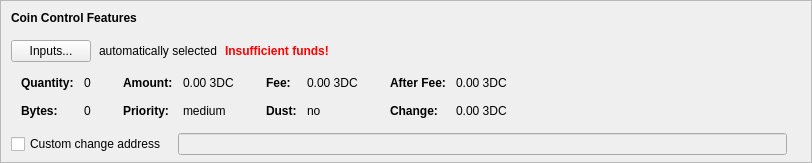
    <widget class="QFrame" name="frameCoinControl">
     <property name="sizePolicy">
      <sizepolicy hsizetype="Expanding" vsizetype="Expanding">
       <horstretch>0</horstretch>
       <verstretch>0</verstretch>
      </sizepolicy>
     </property>
     <property name="maximumSize">
      <size>
       <width>16777215</width>
       <height>16777215</height>
      </size>
     </property>
     <property name="frameShape">
      <enum>QFrame::StyledPanel</enum>
     </property>
     <property name="frameShadow">
      <enum>QFrame::Sunken</enum>
     </property>
     <layout class="QVBoxLayout" name="verticalLayoutCoinControl2">
      <property name="spacing">
       <number>0</number>
      </property>
      <property name="leftMargin">
       <number>0</number>
      </property>
      <property name="topMargin">
       <number>0</number>
      </property>
      <property name="rightMargin">
       <number>0</number>
      </property>
      <property name="bottomMargin">
       <number>6</number>
      </property>
      <item>
       <layout class="QVBoxLayout" name="verticalLayoutCoinControl" stretch="0,0,0,0,1">
        <property name="spacing">
         <number>0</number>
        </property>
        <property name="leftMargin">
         <number>10</number>
        </property>
        <property name="topMargin">
         <number>10</number>
        </property>
        <item>
         <layout class="QHBoxLayout" name="horizontalLayoutCoinControl1">
          <property name="bottomMargin">
           <number>15</number>
          </property>
          <item>
           <widget class="QLabel" name="labelCoinControlFeatures">
            <property name="sizePolicy">
             <sizepolicy hsizetype="Preferred" vsizetype="Maximum">
              <horstretch>0</horstretch>
              <verstretch>0</verstretch>
             </sizepolicy>
            </property>
            <property name="font">
             <font>
              <weight>75</weight>
              <bold>true</bold>
             </font>
            </property>
            <property name="styleSheet">
             <string notr="true">font-weight:bold;</string>
            </property>
            <property name="text">
             <string>Coin Control Features</string>
            </property>
           </widget>
          </item>
         </layout>
        </item>
        <item>
         <layout class="QHBoxLayout" name="horizontalLayoutCoinControl2" stretch="0,0,0,0">
          <property name="spacing">
           <number>8</number>
          </property>
          <property name="bottomMargin">
           <number>10</number>
          </property>
          <item>
           <widget class="QPushButton" name="pushButtonCoinControl">
            <property name="styleSheet">
             <string notr="true"/>
            </property>
            <property name="text">
             <string>Inputs...</string>
            </property>
            <property name="autoDefault">
             <bool>false</bool>
            </property>
           </widget>
          </item>
          <item>
           <widget class="QLabel" name="labelCoinControlAutomaticallySelected">
            <property name="text">
             <string>automatically selected</string>
            </property>
            <property name="margin">
             <number>5</number>
            </property>
           </widget>
          </item>
          <item>
           <widget class="QLabel" name="labelCoinControlInsuffFunds">
            <property name="font">
             <font>
              <weight>75</weight>
              <bold>true</bold>
             </font>
            </property>
            <property name="styleSheet">
             <string notr="true">color:red;font-weight:bold;</string>
            </property>
            <property name="text">
             <string>Insufficient funds!</string>
            </property>
            <property name="margin">
             <number>5</number>
            </property>
           </widget>
          </item>
          <item>
           <spacer name="horizontalSpacerCoinControl">
            <property name="orientation">
             <enum>Qt::Horizontal</enum>
            </property>
            <property name="sizeHint" stdset="0">
             <size>
              <width>40</width>
              <height>1</height>
             </size>
            </property>
           </spacer>
          </item>
         </layout>
        </item>
        <item>
         <widget class="QWidget" name="widgetCoinControl" native="true">
          <property name="sizePolicy">
           <sizepolicy hsizetype="Preferred" vsizetype="Preferred">
            <horstretch>0</horstretch>
            <verstretch>0</verstretch>
           </sizepolicy>
          </property>
          <property name="minimumSize">
           <size>
            <width>0</width>
            <height>0</height>
           </size>
          </property>
          <property name="styleSheet">
           <string notr="true"/>
          </property>
          <layout class="QHBoxLayout" name="horizontalLayoutCoinControl5">
           <property name="leftMargin">
            <number>0</number>
           </property>
           <property name="topMargin">
            <number>0</number>
           </property>
           <property name="rightMargin">
            <number>0</number>
           </property>
           <property name="bottomMargin">
            <number>0</number>
           </property>
           <item>
            <layout class="QHBoxLayout" name="horizontalLayoutCoinControl3" stretch="0,0,0,1">
             <property name="spacing">
              <number>20</number>
             </property>
             <property name="topMargin">
              <number>0</number>
             </property>
             <property name="bottomMargin">
              <number>10</number>
             </property>
             <item>
              <layout class="QFormLayout" name="formLayoutCoinControl1">
               <property name="horizontalSpacing">
                <number>10</number>
               </property>
               <property name="verticalSpacing">
                <number>14</number>
               </property>
               <property name="leftMargin">
                <number>10</number>
               </property>
               <property name="topMargin">
                <number>4</number>
               </property>
               <property name="rightMargin">
                <number>6</number>
               </property>
               <item row="0" column="0">
                <widget class="QLabel" name="labelCoinControlQuantityText">
                 <property name="font">
                  <font>
                   <weight>75</weight>
                   <bold>true</bold>
                  </font>
                 </property>
                 <property name="text">
                  <string>Quantity:</string>
                 </property>
                 <property name="margin">
                  <number>0</number>
                 </property>
                </widget>
               </item>
               <item row="0" column="1">
                <widget class="QLabel" name="labelCoinControlQuantity">
                 <property name="cursor">
                  <cursorShape>IBeamCursor</cursorShape>
                 </property>
                 <property name="contextMenuPolicy">
                  <enum>Qt::ActionsContextMenu</enum>
                 </property>
                 <property name="text">
                  <string notr="true">0</string>
                 </property>
                 <property name="margin">
                  <number>0</number>
                 </property>
                 <property name="textInteractionFlags">
                  <set>Qt::LinksAccessibleByMouse|Qt::TextSelectableByKeyboard|Qt::TextSelectableByMouse</set>
                 </property>
                </widget>
               </item>
               <item row="1" column="0">
                <widget class="QLabel" name="labelCoinControlBytesText">
                 <property name="font">
                  <font>
                   <weight>75</weight>
                   <bold>true</bold>
                  </font>
                 </property>
                 <property name="text">
                  <string>Bytes:</string>
                 </property>
                </widget>
               </item>
               <item row="1" column="1">
                <widget class="QLabel" name="labelCoinControlBytes">
                 <property name="cursor">
                  <cursorShape>IBeamCursor</cursorShape>
                 </property>
                 <property name="contextMenuPolicy">
                  <enum>Qt::ActionsContextMenu</enum>
                 </property>
                 <property name="text">
                  <string notr="true">0</string>
                 </property>
                 <property name="textInteractionFlags">
                  <set>Qt::LinksAccessibleByMouse|Qt::TextSelectableByKeyboard|Qt::TextSelectableByMouse</set>
                 </property>
                </widget>
               </item>
              </layout>
             </item>
             <item>
              <layout class="QFormLayout" name="formLayoutCoinControl2">
               <property name="horizontalSpacing">
                <number>10</number>
               </property>
               <property name="verticalSpacing">
                <number>14</number>
               </property>
               <property name="leftMargin">
                <number>6</number>
               </property>
               <property name="topMargin">
                <number>4</number>
               </property>
               <property name="rightMargin">
                <number>6</number>
               </property>
               <item row="0" column="0">
                <widget class="QLabel" name="labelCoinControlAmountText">
                 <property name="font">
                  <font>
                   <weight>75</weight>
                   <bold>true</bold>
                  </font>
                 </property>
                 <property name="text">
                  <string>Amount:</string>
                 </property>
                 <property name="margin">
                  <number>0</number>
                 </property>
                </widget>
               </item>
               <item row="0" column="1">
                <widget class="QLabel" name="labelCoinControlAmount">
                 <property name="cursor">
                  <cursorShape>IBeamCursor</cursorShape>
                 </property>
                 <property name="contextMenuPolicy">
                  <enum>Qt::ActionsContextMenu</enum>
                 </property>
                 <property name="text">
                  <string notr="true">0.00 3DC</string>
                 </property>
                 <property name="textInteractionFlags">
                  <set>Qt::LinksAccessibleByMouse|Qt::TextSelectableByKeyboard|Qt::TextSelectableByMouse</set>
                 </property>
                </widget>
               </item>
               <item row="1" column="0">
                <widget class="QLabel" name="labelCoinControlPriorityText">
                 <property name="font">
                  <font>
                   <weight>75</weight>
                   <bold>true</bold>
                  </font>
                 </property>
                 <property name="text">
                  <string>Priority:</string>
                 </property>
                </widget>
               </item>
               <item row="1" column="1">
                <widget class="QLabel" name="labelCoinControlPriority">
                 <property name="cursor">
                  <cursorShape>IBeamCursor</cursorShape>
                 </property>
                 <property name="contextMenuPolicy">
                  <enum>Qt::ActionsContextMenu</enum>
                 </property>
                 <property name="text">
                  <string>medium</string>
                 </property>
                 <property name="textInteractionFlags">
                  <set>Qt::LinksAccessibleByMouse|Qt::TextSelectableByKeyboard|Qt::TextSelectableByMouse</set>
                 </property>
                </widget>
               </item>
              </layout>
             </item>
             <item>
              <layout class="QFormLayout" name="formLayoutCoinControl3">
               <property name="horizontalSpacing">
                <number>10</number>
               </property>
               <property name="verticalSpacing">
                <number>14</number>
               </property>
               <property name="leftMargin">
                <number>6</number>
               </property>
               <property name="topMargin">
                <number>4</number>
               </property>
               <property name="rightMargin">
                <number>6</number>
               </property>
               <item row="0" column="0">
                <widget class="QLabel" name="labelCoinControlFeeText">
                 <property name="font">
                  <font>
                   <weight>75</weight>
                   <bold>true</bold>
                  </font>
                 </property>
                 <property name="text">
                  <string>Fee:</string>
                 </property>
                 <property name="margin">
                  <number>0</number>
                 </property>
                </widget>
               </item>
               <item row="0" column="1">
                <widget class="QLabel" name="labelCoinControlFee">
                 <property name="cursor">
                  <cursorShape>IBeamCursor</cursorShape>
                 </property>
                 <property name="contextMenuPolicy">
                  <enum>Qt::ActionsContextMenu</enum>
                 </property>
                 <property name="text">
                  <string notr="true">0.00 3DC</string>
                 </property>
                 <property name="textInteractionFlags">
                  <set>Qt::LinksAccessibleByMouse|Qt::TextSelectableByKeyboard|Qt::TextSelectableByMouse</set>
                 </property>
                </widget>
               </item>
               <item row="1" column="0">
                <widget class="QLabel" name="labelCoinControlLowOutputText">
                 <property name="font">
                  <font>
                   <weight>75</weight>
                   <bold>true</bold>
                  </font>
                 </property>
                 <property name="text">
                  <string>Dust:</string>
                 </property>
                </widget>
               </item>
               <item row="1" column="1">
                <widget class="QLabel" name="labelCoinControlLowOutput">
                 <property name="cursor">
                  <cursorShape>IBeamCursor</cursorShape>
                 </property>
                 <property name="contextMenuPolicy">
                  <enum>Qt::ActionsContextMenu</enum>
                 </property>
                 <property name="text">
                  <string>no</string>
                 </property>
                 <property name="textInteractionFlags">
                  <set>Qt::LinksAccessibleByMouse|Qt::TextSelectableByKeyboard|Qt::TextSelectableByMouse</set>
                 </property>
                </widget>
               </item>
              </layout>
             </item>
             <item>
              <layout class="QFormLayout" name="formLayoutCoinControl4">
               <property name="horizontalSpacing">
                <number>10</number>
               </property>
               <property name="verticalSpacing">
                <number>14</number>
               </property>
               <property name="leftMargin">
                <number>6</number>
               </property>
               <property name="topMargin">
                <number>4</number>
               </property>
               <property name="rightMargin">
                <number>6</number>
               </property>
               <item row="0" column="0">
                <widget class="QLabel" name="labelCoinControlAfterFeeText">
                 <property name="font">
                  <font>
                   <weight>75</weight>
                   <bold>true</bold>
                  </font>
                 </property>
                 <property name="text">
                  <string>After Fee:</string>
                 </property>
                 <property name="margin">
                  <number>0</number>
                 </property>
                </widget>
               </item>
               <item row="0" column="1">
                <widget class="QLabel" name="labelCoinControlAfterFee">
                 <property name="cursor">
                  <cursorShape>IBeamCursor</cursorShape>
                 </property>
                 <property name="contextMenuPolicy">
                  <enum>Qt::ActionsContextMenu</enum>
                 </property>
                 <property name="text">
                  <string notr="true">0.00 3DC</string>
                 </property>
                 <property name="textInteractionFlags">
                  <set>Qt::LinksAccessibleByMouse|Qt::TextSelectableByKeyboard|Qt::TextSelectableByMouse</set>
                 </property>
                </widget>
               </item>
               <item row="1" column="0">
                <widget class="QLabel" name="labelCoinControlChangeText">
                 <property name="font">
                  <font>
                   <weight>75</weight>
                   <bold>true</bold>
                  </font>
                 </property>
                 <property name="text">
                  <string>Change:</string>
                 </property>
                </widget>
               </item>
               <item row="1" column="1">
                <widget class="QLabel" name="labelCoinControlChange">
                 <property name="cursor">
                  <cursorShape>IBeamCursor</cursorShape>
                 </property>
                 <property name="contextMenuPolicy">
                  <enum>Qt::ActionsContextMenu</enum>
                 </property>
                 <property name="text">
                  <string notr="true">0.00 3DC</string>
                 </property>
                 <property name="textInteractionFlags">
                  <set>Qt::LinksAccessibleByMouse|Qt::TextSelectableByKeyboard|Qt::TextSelectableByMouse</set>
                 </property>
                </widget>
               </item>
              </layout>
             </item>
            </layout>
           </item>
          </layout>
         </widget>
        </item>
        <item>
         <layout class="QHBoxLayout" name="horizontalLayoutCoinControl4" stretch="0,0,0">
          <property name="spacing">
           <number>12</number>
          </property>
          <property name="sizeConstraint">
           <enum>QLayout::SetDefaultConstraint</enum>
          </property>
          <property name="topMargin">
           <number>5</number>
          </property>
          <property name="rightMargin">
           <number>5</number>
          </property>
          <item>
           <widget class="QCheckBox" name="checkBoxCoinControlChange">
            <property name="toolTip">
             <string>If this is activated, but the change address is empty or invalid, change will be sent to a newly generated address.</string>
            </property>
            <property name="text">
             <string>Custom change address</string>
            </property>
           </widget>
          </item>
          <item>
           <widget class="QValidatedLineEdit" name="lineEditCoinControlChange">
            <property name="enabled">
             <bool>false</bool>
            </property>
            <property name="sizePolicy">
             <sizepolicy hsizetype="Expanding" vsizetype="Fixed">
              <horstretch>0</horstretch>
              <verstretch>0</verstretch>
             </sizepolicy>
            </property>
           </widget>
          </item>
          <item>
           <widget class="QLabel" name="labelCoinControlChangeLabel">
            <property name="sizePolicy">
             <sizepolicy hsizetype="Preferred" vsizetype="Expanding">
              <horstretch>0</horstretch>
              <verstretch>0</verstretch>
             </sizepolicy>
            </property>
            <property name="minimumSize">
             <size>
              <width>0</width>
              <height>0</height>
             </size>
            </property>
            <property name="text">
             <string/>
            </property>
            <property name="margin">
             <number>3</number>
            </property>
           </widget>
          </item>
         </layout>
        </item>
        <item>
         <spacer name="verticalSpacerCoinControl">
          <property name="orientation">
           <enum>Qt::Vertical</enum>
          </property>
          <property name="sizeHint" stdset="0">
           <size>
            <width>800</width>
            <height>1</height>
           </size>
          </property>
         </spacer>
        </item>
       </layout>
      </item>
     </layout>
    </widget>
